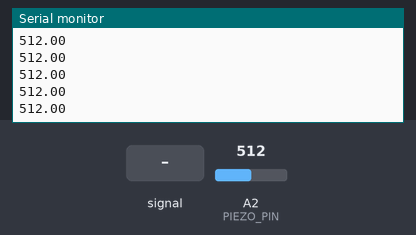
A sketch run on a simulated Arduino Uno, built with avr-gcc and run on an emulated ATmega328P. Parts: the last lines printed to the serial monitor. Inputs (shaded band) come from the test bench; at power-on: A2 (PIEZO_PIN) = 512.

Above: at 1.2 s.
1.3 s: A2 (PIEZO_PIN) fed a 200 Hz sine of ±81 counts around its level
At 1.9 s:
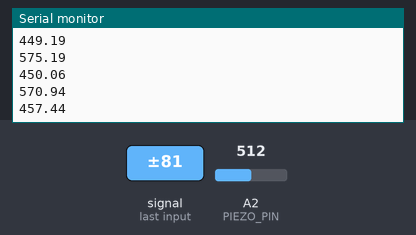
2.8 s: A2 (PIEZO_PIN) set to 716
At 3.7 s:
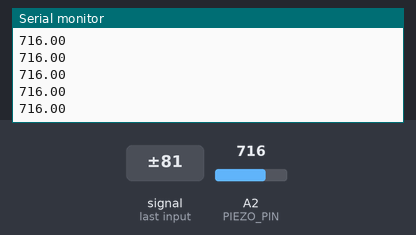
4.3 s: A2 (PIEZO_PIN) fed a 1000 Hz sine of ±255 counts around its level
5.8 s: A2 (PIEZO_PIN) set to 900
Timing chart, 0 to 5.9 s (numbered marks = the images above; inputs shaded):
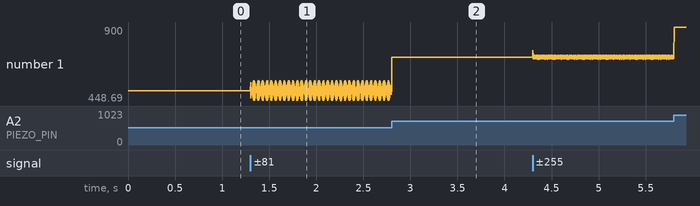

The sketch:

piezo.ino
```cpp
#define PIEZO_PIN A2

#define AVG_LEN 16

void setup() {
    Serial.begin(115200);
}

void loop() {
    double d = 0;
    for (int i = 0; i < AVG_LEN; i++) {
        d += analogRead(PIEZO_PIN);
    }
    Serial.println(d / AVG_LEN);
}
```

Measured:
- after the input at 1.3 s, the serial monitor: prints a new line at once (image 1)
- plotted number 1: 512 → 545.5 after the input at 1.3 s
